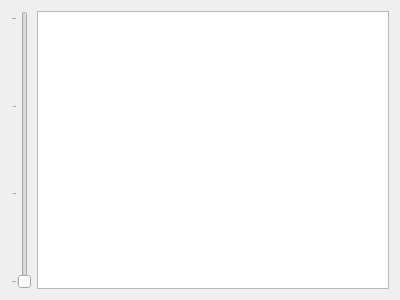
<?xml version="1.0" encoding="UTF-8"?>
<ui version="4.0">
 <class>LogViewTab</class>
 <widget class="QWidget" name="LogViewTab">
  <property name="geometry">
   <rect>
    <x>0</x>
    <y>0</y>
    <width>400</width>
    <height>300</height>
   </rect>
  </property>
  <property name="windowTitle">
   <string>Form</string>
  </property>
  <layout class="QHBoxLayout" name="horizontalLayout">
   <item>
    <widget class="QSlider" name="filterSlider">
     <property name="minimum">
      <number>1</number>
     </property>
     <property name="maximum">
      <number>4</number>
     </property>
     <property name="singleStep">
      <number>1</number>
     </property>
     <property name="orientation">
      <enum>Qt::Vertical</enum>
     </property>
     <property name="tickPosition">
      <enum>QSlider::TicksAbove</enum>
     </property>
     <property name="tickInterval">
      <number>1</number>
     </property>
    </widget>
   </item>
   <item>
    <widget class="QTableView" name="logView">
     <property name="selectionBehavior">
      <enum>QAbstractItemView::SelectRows</enum>
     </property>
     <property name="verticalScrollMode">
      <enum>QAbstractItemView::ScrollPerPixel</enum>
     </property>
     <property name="horizontalScrollMode">
      <enum>QAbstractItemView::ScrollPerPixel</enum>
     </property>
     <property name="showGrid">
      <bool>false</bool>
     </property>
     <property name="sortingEnabled">
      <bool>true</bool>
     </property>
     <attribute name="verticalHeaderVisible">
      <bool>false</bool>
     </attribute>
    </widget>
   </item>
  </layout>
 </widget>
 <resources/>
 <connections/>
</ui>
